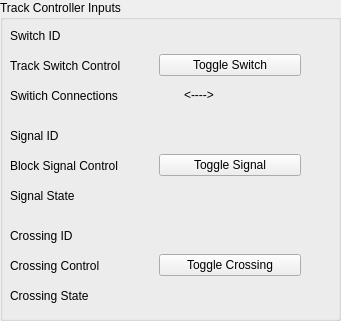
     <widget class="QGroupBox" name="trackcontrollerInputsGroupTB">
      <property name="geometry">
       <rect>
        <x>570</x>
        <y>280</y>
        <width>341</width>
        <height>321</height>
       </rect>
      </property>
      <property name="title">
       <string>Track Controller Inputs</string>
      </property>
      <widget class="QWidget" name="horizontalLayoutWidget_5">
       <property name="geometry">
        <rect>
         <x>10</x>
         <y>150</y>
         <width>291</width>
         <height>31</height>
        </rect>
       </property>
       <layout class="QHBoxLayout" name="signalBlockTB">
        <item>
         <widget class="QLabel" name="blocksignalControl">
          <property name="text">
           <string>Block Signal Control</string>
          </property>
         </widget>
        </item>
        <item>
         <widget class="QPushButton" name="signalToggle_Button">
          <property name="enabled">
           <bool>true</bool>
          </property>
          <property name="text">
           <string>Toggle Signal</string>
          </property>
         </widget>
        </item>
       </layout>
      </widget>
      <widget class="QWidget" name="horizontalLayoutWidget_6">
       <property name="geometry">
        <rect>
         <x>10</x>
         <y>250</y>
         <width>291</width>
         <height>31</height>
        </rect>
       </property>
       <layout class="QHBoxLayout" name="crossingBlockTB">
        <item>
         <widget class="QLabel" name="crossingControlLabel">
          <property name="text">
           <string>Crossing Control</string>
          </property>
         </widget>
        </item>
        <item>
         <widget class="QPushButton" name="crossingToggle_Button">
          <property name="enabled">
           <bool>true</bool>
          </property>
          <property name="text">
           <string>Toggle Crossing</string>
          </property>
         </widget>
        </item>
       </layout>
      </widget>
      <widget class="QWidget" name="horizontalLayoutWidget_4">
       <property name="geometry">
        <rect>
         <x>10</x>
         <y>50</y>
         <width>291</width>
         <height>31</height>
        </rect>
       </property>
       <layout class="QHBoxLayout" name="trackSwitchBlockTB">
        <item>
         <widget class="QLabel" name="trackcontrolSwitch">
          <property name="text">
           <string>Track Switch Control</string>
          </property>
         </widget>
        </item>
        <item>
         <widget class="QPushButton" name="switchToggle_Button">
          <property name="text">
           <string>Toggle Switch</string>
          </property>
          <property name="checkable">
           <bool>false</bool>
          </property>
          <property name="autoExclusive">
           <bool>false</bool>
          </property>
         </widget>
        </item>
       </layout>
      </widget>
      <widget class="QWidget" name="horizontalLayoutWidget_7">
       <property name="geometry">
        <rect>
         <x>10</x>
         <y>80</y>
         <width>261</width>
         <height>31</height>
        </rect>
       </property>
       <layout class="QHBoxLayout" name="trackswitchOutputsTB">
        <item>
         <widget class="QLabel" name="trackswitchdirectionLabel_TB">
          <property name="text">
           <string>Switich Connections    </string>
          </property>
         </widget>
        </item>
        <item>
         <widget class="QLabel" name="switchFromTB_O">
          <property name="text">
           <string/>
          </property>
         </widget>
        </item>
        <item>
         <widget class="QLabel" name="directionLabelTB">
          <property name="text">
           <string>&lt;----&gt;</string>
          </property>
         </widget>
        </item>
        <item>
         <widget class="QLabel" name="switchToTB_O">
          <property name="text">
           <string/>
          </property>
         </widget>
        </item>
       </layout>
      </widget>
      <widget class="QWidget" name="horizontalLayoutWidget_8">
       <property name="geometry">
        <rect>
         <x>10</x>
         <y>180</y>
         <width>151</width>
         <height>31</height>
        </rect>
       </property>
       <layout class="QHBoxLayout" name="signalOutputBlockTB">
        <item>
         <widget class="QLabel" name="signalLabel_TB">
          <property name="text">
           <string>Signal State</string>
          </property>
         </widget>
        </item>
        <item>
         <widget class="QLabel" name="signalStateTB_O">
          <property name="text">
           <string/>
          </property>
         </widget>
        </item>
       </layout>
      </widget>
      <widget class="QWidget" name="horizontalLayoutWidget_9">
       <property name="geometry">
        <rect>
         <x>10</x>
         <y>280</y>
         <width>151</width>
         <height>31</height>
        </rect>
       </property>
       <layout class="QHBoxLayout" name="crossingControlOutputsTB">
        <item>
         <widget class="QLabel" name="crossingLabel_TB">
          <property name="text">
           <string>Crossing State</string>
          </property>
         </widget>
        </item>
        <item>
         <widget class="QLabel" name="crossingStateTB_O">
          <property name="enabled">
           <bool>true</bool>
          </property>
          <property name="text">
           <string/>
          </property>
         </widget>
        </item>
       </layout>
      </widget>
      <widget class="QWidget" name="horizontalLayoutWidget_23">
       <property name="geometry">
        <rect>
         <x>10</x>
         <y>20</y>
         <width>151</width>
         <height>31</height>
        </rect>
       </property>
       <layout class="QHBoxLayout" name="switchidblock_3">
        <item>
         <widget class="QLabel" name="switchlabe_ID_TM_3">
          <property name="text">
           <string>Switch ID</string>
          </property>
         </widget>
        </item>
        <item>
         <widget class="QLabel" name="switchIDTB_O">
          <property name="text">
           <string/>
          </property>
         </widget>
        </item>
       </layout>
      </widget>
      <widget class="QWidget" name="horizontalLayoutWidget_27">
       <property name="geometry">
        <rect>
         <x>10</x>
         <y>120</y>
         <width>151</width>
         <height>31</height>
        </rect>
       </property>
       <layout class="QHBoxLayout" name="signalIDblock_2">
        <item>
         <widget class="QLabel" name="signalidlabelTM_2">
          <property name="text">
           <string>Signal ID</string>
          </property>
         </widget>
        </item>
        <item>
         <widget class="QLabel" name="signalIDTB_O">
          <property name="text">
           <string/>
          </property>
         </widget>
        </item>
       </layout>
      </widget>
      <widget class="QWidget" name="horizontalLayoutWidget_25">
       <property name="geometry">
        <rect>
         <x>10</x>
         <y>220</y>
         <width>151</width>
         <height>31</height>
        </rect>
       </property>
       <layout class="QHBoxLayout" name="crossingIDblock_TM_2">
        <item>
         <widget class="QLabel" name="crossingIDlabel_TM_2">
          <property name="text">
           <string>Crossing ID</string>
          </property>
         </widget>
        </item>
        <item>
         <widget class="QLabel" name="crossingIDTB_O">
          <property name="text">
           <string/>
          </property>
         </widget>
        </item>
       </layout>
      </widget>
     </widget>
